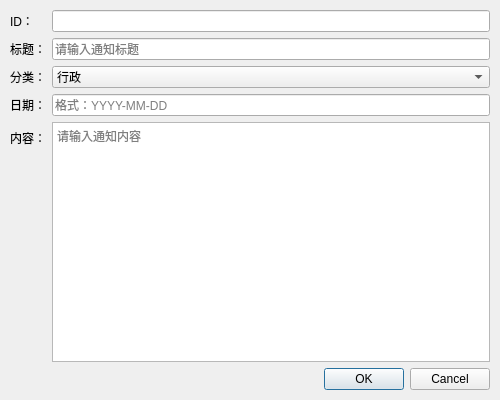
<?xml version="1.0" encoding="UTF-8"?>
<ui version="4.0">
 <class>NotificationEditDialog</class>
 <widget class="QDialog" name="NotificationEditDialog">
  <property name="geometry">
   <rect>
    <x>0</x>
    <y>0</y>
    <width>500</width>
    <height>400</height>
   </rect>
  </property>
  <property name="windowTitle">
   <string>编辑通知</string>
  </property>
  <widget class="QWidget" name="verticalLayoutWidget">
   <property name="geometry">
    <rect>
     <x>10</x>
     <y>10</y>
     <width>480</width>
     <height>380</height>
    </rect>
   </property>
   <layout class="QVBoxLayout" name="verticalLayout">
    <item>
     <layout class="QFormLayout" name="formLayout">
      <item row="0" column="0">
       <widget class="QLabel" name="idLabel">
        <property name="text">
         <string>ID：</string>
        </property>
       </widget>
      </item>
      <item row="0" column="1">
       <widget class="QLineEdit" name="idLineEdit"/>
      </item>
      <item row="1" column="0">
       <widget class="QLabel" name="titleLabel">
        <property name="text">
         <string>标题：</string>
        </property>
       </widget>
      </item>
      <item row="1" column="1">
       <widget class="QLineEdit" name="titleLineEdit">
        <property name="placeholderText">
         <string>请输入通知标题</string>
        </property>
       </widget>
      </item>
      <item row="2" column="0">
       <widget class="QLabel" name="categoryLabel">
        <property name="text">
         <string>分类：</string>
        </property>
       </widget>
      </item>
      <item row="2" column="1">
       <widget class="QComboBox" name="categoryComboBox">
        <item>
         <property name="text">
          <string>行政</string>
         </property>
        </item>
        <item>
         <property name="text">
          <string>学术</string>
         </property>
        </item>
        <item>
         <property name="text">
          <string>生活</string>
         </property>
        </item>
        <item>
         <property name="text">
          <string>艺术</string>
         </property>
        </item>
        <item>
         <property name="text">
          <string>体育</string>
         </property>
        </item>
       </widget>
      </item>
      <item row="3" column="0">
       <widget class="QLabel" name="dateLabel">
        <property name="text">
         <string>日期：</string>
        </property>
       </widget>
      </item>
      <item row="3" column="1">
       <widget class="QLineEdit" name="dateLineEdit">
        <property name="placeholderText">
         <string>格式：YYYY-MM-DD</string>
        </property>
       </widget>
      </item>
      <item row="4" column="0">
       <widget class="QLabel" name="contentLabel">
        <property name="text">
         <string>内容：</string>
        </property>
       </widget>
      </item>
      <item row="4" column="1">
       <widget class="QTextEdit" name="contentTextEdit">
        <property name="placeholderText">
         <string>请输入通知内容</string>
        </property>
       </widget>
      </item>
     </layout>
    </item>
    <item>
     <widget class="QDialogButtonBox" name="buttonBox">
      <property name="orientation">
       <enum>Qt::Horizontal</enum>
      </property>
      <property name="standardButtons">
       <set>QDialogButtonBox::Cancel|QDialogButtonBox::Ok</set>
      </property>
     </widget>
    </item>
   </layout>
  </widget>
 </widget>
 <resources/>
 <connections>
  <connection>
   <sender>buttonBox</sender>
   <signal>rejected()</signal>
   <receiver>NotificationEditDialog</receiver>
   <slot>reject()</slot>
   <hints>
    <hint type="sourcelabel">
     <x>316</x>
     <y>260</y>
    </hint>
    <hint type="destinationlabel">
     <x>286</x>
     <y>274</y>
    </hint>
   </hints>
  </connection>
 </connections>
</ui>
